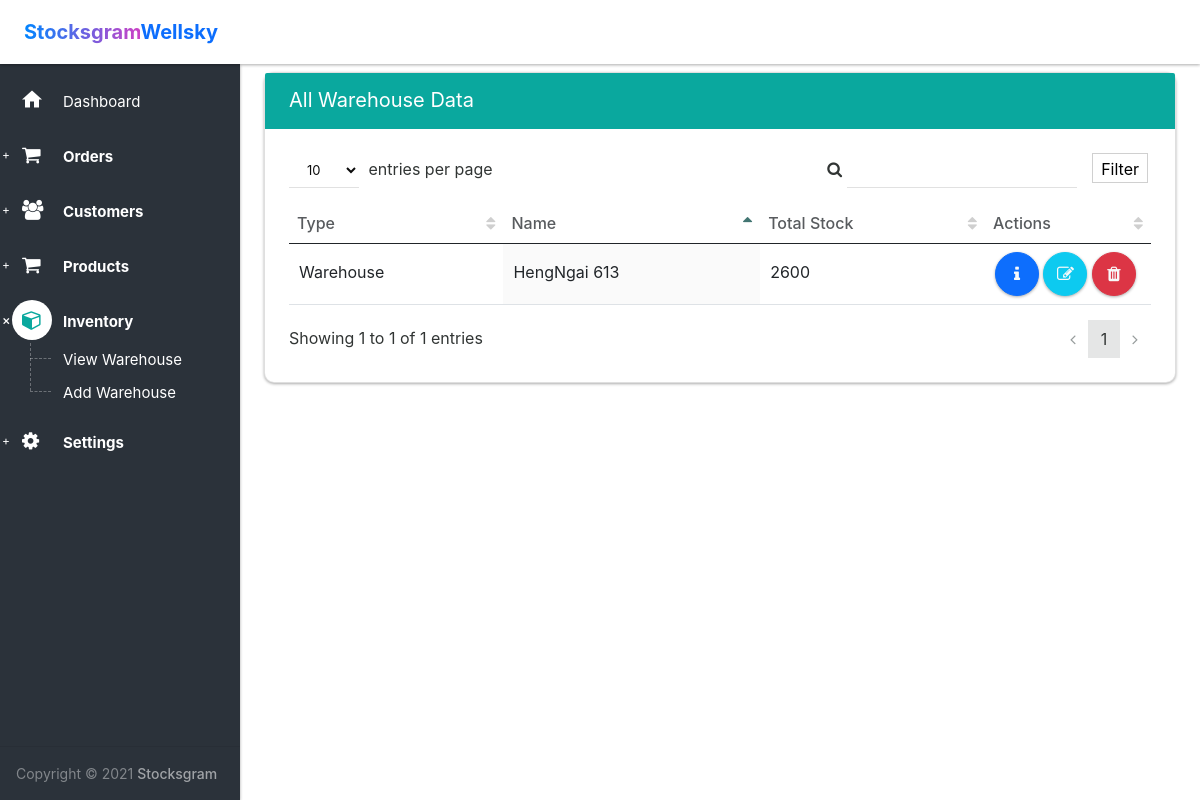
/inventories (signed in), run on the app's committed database.
### inventory/models.py (models this page shows, shortened)
class Warehouse(models.Model):
    TYPE = [('W', 'Warehouse'), ('S', 'Store')]
    name = models.CharField(max_length=64, unique=True)
    type = models.CharField(max_length=1, choices=TYPE)

### inventory/views.py (the view)
# urls.py: url(r'^inventories$', inventory.index, name='inventory_home'),
@login_required
def index(request):
    instance = Warehouse.objects.annotate(total_stock=Sum('instock_products__stock_unit'))
    return render(request, 'inventory/index.html', {'warehouses': instance})

### templates/inventory/index.html (shortened to what this page needs)
{% extends 'layout.html' %}
{% block body %}
<section>
  <div class="section-body">
    <div class="row">
      <div class="col-lg-12 mt-md-5">
        <div class="card">
            <div class="card-head style-primary">
            <header>All Warehouse Data</header>
          </div>
          <div class="card-body">
            <div class="table-responsive">
              <table id="datatable2" class="table order-column hover">
                <thead>
                  <tr>
                    <th>Type</th>
                    <th>Name</th>
                    <th>Total Stock</th>
                    <th width="150px">Actions</th>
                  </tr>
                </thead>
                <tbody>
                  {% for warehouse in warehouses %}
                  <tr class="gradeX">
                    <td>{{ warehouse.type }}</td>
                    <td>{{ warehouse.name }}</td>
                    <td>{{ warehouse.total_stock }}</td>
                    <td>
                      <a
                        href="{% url 'inventory_detail' warehouse.id %}"
                        class="btn ink-reaction  btn-floating-action text-light btn-primary"
                        ><i class="fa fa-info"></i>
                      </a>
                      <a
                        href="{% url 'inventory_edit' warehouse.id %}"
                        class="btn ink-reaction btn-floating-action text-light btn-info"
                        ><i class="fa fa-edit"></i>
                      </a>
                      <a
                        href="{% url 'inventory_delete' warehouse.id %}"
                        class="btn ink-reaction btn-floating-action text-light btn-danger"
                        onclick="return confirm('Are you sure you want to delete this?')"
                        ><i class="fa fa-trash"></i>
                      </a>
                    </td>
                  </tr>
                  {% endfor %}
                </tbody>
              </table>
            </div>
          </div>
        </div>
      </div>
    </div>
  </div>
</section>
{% endblock %}

### static/css/style.css (style rules this page uses)
body { font-family: AvenirNextLTW02-Medium, -apple-system, BlinkMacSystemFont, Segoe UI, Roboto, Helvetica Neue, Arial, sans-serif, Apple Color Emoji, Segoe UI Emoji, Segoe UI Symbol; }
html,body { margin: 0; padding: 0; height: 100%; }

### data on the page
Warehouse: type "Warehouse", name "HengNgai 613", total_stock "2600"
